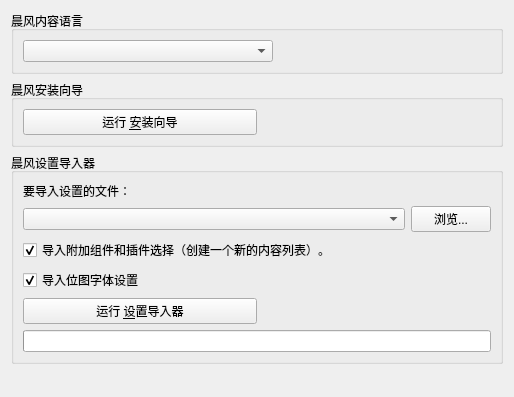
<?xml version="1.0" encoding="UTF-8"?>
<ui version="4.0">
 <class>SettingsPage</class>
 <widget class="QWidget" name="SettingsPage">
  <property name="geometry">
   <rect>
    <x>0</x>
    <y>0</y>
    <width>514</width>
    <height>397</height>
   </rect>
  </property>
  <property name="windowTitle">
   <string>形状</string>
  </property>
  <layout class="QVBoxLayout" name="verticalLayout">
   <item>
    <widget class="QGroupBox" name="generalGroup">
     <property name="title">
      <string>晨风内容语言</string>
     </property>
     <layout class="QGridLayout" name="gridLayout">
      <item row="0" column="0">
       <widget class="QComboBox" name="languageComboBox">
        <property name="minimumSize">
         <size>
          <width>250</width>
          <height>0</height>
         </size>
        </property>
       </widget>
      </item>
      <item row="0" column="1">
       <spacer name="horizontalSpacer">
        <property name="orientation">
         <enum>Qt::Horizontal</enum>
        </property>
        <property name="sizeHint" stdset="0">
         <size>
          <width>40</width>
          <height>20</height>
         </size>
        </property>
       </spacer>
      </item>
     </layout>
    </widget>
   </item>
   <item>
    <widget class="QGroupBox" name="wizardGroup">
     <property name="title">
      <string>晨风安装向导</string>
     </property>
     <layout class="QGridLayout" name="gridLayout_3" columnstretch="1,1">
      <item row="1" column="1">
       <spacer name="horizontalSpacer_2">
        <property name="orientation">
         <enum>Qt::Horizontal</enum>
        </property>
        <property name="sizeHint" stdset="0">
         <size>
          <width>40</width>
          <height>20</height>
         </size>
        </property>
       </spacer>
      </item>
      <item row="1" column="0">
       <widget class="QPushButton" name="wizardButton">
        <property name="text">
         <string>运行 &amp;安装向导</string>
        </property>
       </widget>
      </item>
     </layout>
    </widget>
   </item>
   <item>
    <widget class="QGroupBox" name="importerGroup">
     <property name="title">
      <string>晨风设置导入器</string>
     </property>
     <layout class="QVBoxLayout" name="verticalLayout_2">
      <item>
       <layout class="QGridLayout" name="gridLayout_2" rowstretch="0,0" columnstretch="1,0">
        <item row="0" column="0">
         <widget class="QLabel" name="importerLabel">
          <property name="text">
           <string>要导入设置的文件：</string>
          </property>
         </widget>
        </item>
        <item row="1" column="0">
         <widget class="QComboBox" name="settingsComboBox"/>
        </item>
        <item row="1" column="1">
         <widget class="QPushButton" name="browseButton">
          <property name="text">
           <string>浏览...</string>
          </property>
         </widget>
        </item>
       </layout>
      </item>
      <item>
       <widget class="QCheckBox" name="addonsCheckBox">
        <property name="text">
         <string>导入附加组件和插件选择（创建一个新的内容列表）。</string>
        </property>
        <property name="checked">
         <bool>true</bool>
        </property>
       </widget>
      </item>
      <item>
       <widget class="QCheckBox" name="fontsCheckBox">
        <property name="text">
         <string>导入位图字体设置</string>
        </property>
        <property name="toolTip">
         <string>Fonts shipped with the original engine are blurry with UI scaling and support only a small amount of characters,
so OpenMW provides another set of fonts to avoid these issues. These fonts use TrueType technology and are quite similar
to default Morrowind fonts. Check this box if you still prefer original fonts over OpenMW ones or if you use custom bitmap fonts.</string>
        </property>
        <property name="checked">
         <bool>true</bool>
        </property>
       </widget>
      </item>
      <item>
       <layout class="QGridLayout" name="gridLayout_4" columnstretch="1,1">
        <item row="2" column="1">
         <spacer name="horizontalSpacer_3">
          <property name="orientation">
           <enum>Qt::Horizontal</enum>
          </property>
          <property name="sizeHint" stdset="0">
           <size>
            <width>40</width>
            <height>20</height>
           </size>
          </property>
         </spacer>
        </item>
        <item row="2" column="0">
         <widget class="QPushButton" name="importerButton">
          <property name="text">
           <string>运行 &amp;设置导入器</string>
          </property>
         </widget>
        </item>
       </layout>
      </item>
      <item>
       <widget class="QProgressBar" name="progressBar">
        <property name="maximum">
         <number>4</number>
        </property>
        <property name="textVisible">
         <bool>false</bool>
        </property>
       </widget>
      </item>
     </layout>
    </widget>
   </item>
   <item>
    <spacer name="verticalSpacer">
     <property name="orientation">
      <enum>Qt::Vertical</enum>
     </property>
     <property name="sizeHint" stdset="0">
      <size>
       <width>20</width>
       <height>40</height>
      </size>
     </property>
    </spacer>
   </item>
  </layout>
 </widget>
 <resources/>
 <connections/>
</ui>
